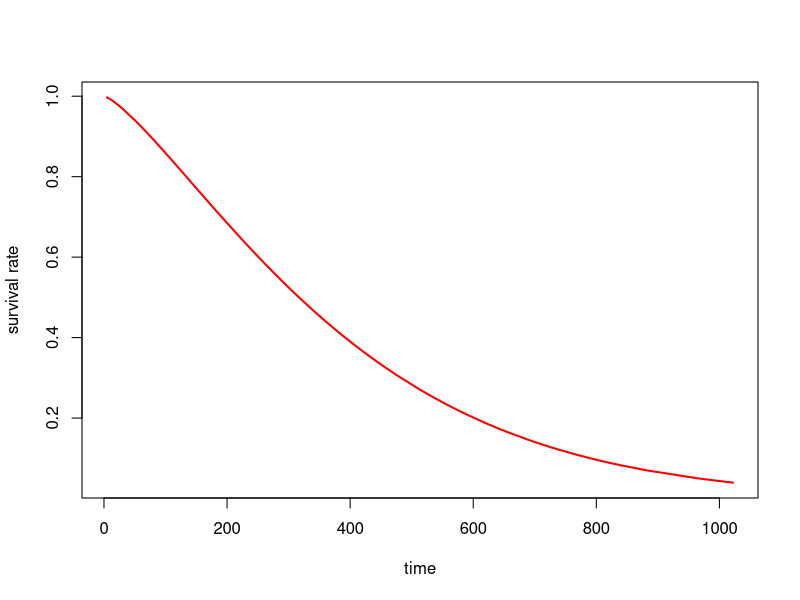

Write the R code that produced this figure.
# Considering censoring, result of nlm


if(!exists("cancer")) library(survival)

data("cancer")

#--------------Start from here---------------#

timex <- cancer$time

#-----------Censored or not-----------#
# Considering Censoring 
statusx <- cancer$status - 1

# Ignoring Censoring
# statusx <- rep(1, length(timex))
#-------------------------------------#

ll = function(alph){ 
  sum = 0
  for (i in 1 : 228)
  {
    # sum = sum - (log((alph[1]*alph[2]*(timex[i]^(alph[1]-1)))^statusx[i] * exp(-alph[2]*timex[i]^alph[1])))
    sum = sum - (statusx[i]*(log(alph[1]) + log(alph[2]) + (alph[1]-1) * log(timex[i])) - alph[2]*(timex[i]^alph[1]))
  }
  return(sum)
}

nlm(ll, alph <- c(2,2), hessian=TRUE)


survfun = exp(-0.000359415*((timex)^1.313612382))

# timex = sort(timex)
# survfun = sort(survfun)
plot(timex, survfun, type = "n", xlab = "time", ylab = "survival rate")

lines(timex[order(timex)], survfun[order(timex)], col = "red", lwd = 2)
